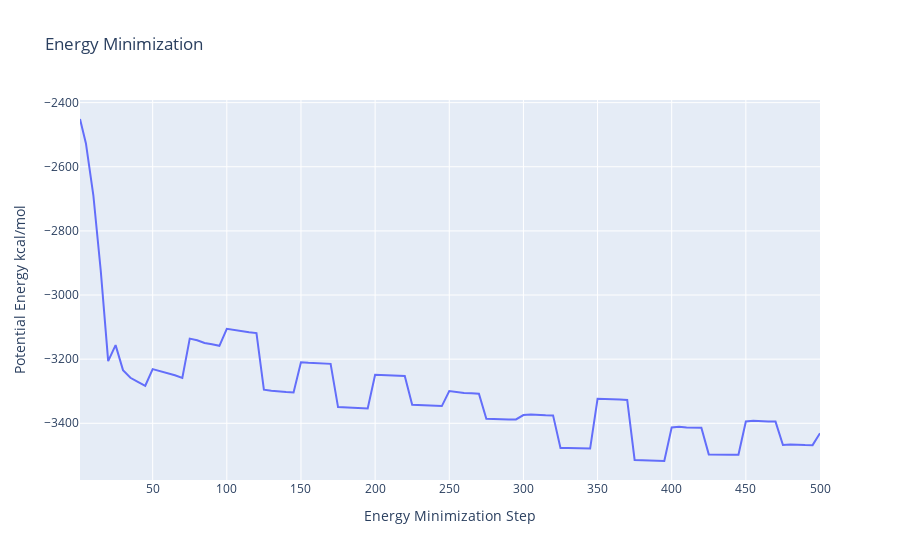

Notebook source saved alongside this figure:
### Code cell
#Read data from file and filter energy values higher than 1000 Kj/mol^-1
with open(output_h_min_dat_path,'r') as energy_file:
    x,y = map(
        list,
        zip(*[
            (float(line.split()[0]),float(line.split()[1]))
            for line in energy_file 
            if not line.startswith(("#","@")) 
            if float(line.split()[1]) < 1000 
        ])
    )

plotly.offline.init_notebook_mode(connected=True)

fig = {
    "data": [go.Scatter(x=x, y=y)],
    "layout": go.Layout(title="Energy Minimization",
                        xaxis=dict(title = "Energy Minimization Step"),
                        yaxis=dict(title = "Potential Energy kcal/mol")
                       )
}

plotly.offline.iplot(fig)

### Figure 1 — Plotly figure (JSON) as saved in the notebook; plotly's stock layout.template omitted (floating-point values rounded to 4 significant figures)
{"data": [{"type": "scatter", "x": [1, 5, 10, 15, 20, 25, 30, 35, 40, 45, 50, 55, 60, 65, 70, 75, 80, 85, 90, 95, 100, 105, 110, 115, 120, 125, 130, 135, 140, 145, 150, 155, 160, 165, 170, 175, 180, 185, 190, 195, 200, 205, 210, 215, 220, 225, 230, 235, 240, 245, 250, 255, 260, 265, 270, 275, 280, 285, 290, 295, 300, 305, 310, 315, 320, 325, 330, 335, 340, 345, 350, 355, 360, 365, 370, 375, 380, 385, 390, 395, 400, 405, 410, 415, 420, 425, 430, 435, 440, 445, 450, 455, 460, 465, 470, 475, 480, 485, 490, 495, 500], "y": [-2451, -2527.0, -2689.0, -2924.0, -3206, -3156.0, -3234.0, -3258.0, -3271.0, -3283, -3231, -3237.0, -3244.0, -3250.0, -3259.0, -3136.0, -3141.0, -3150.0, -3154.0, -3158.0, -3106.0, -3110.0, -3113.0, -3116.0, -3119.0, -3295, -3298.0, -3299.0, -3302.0, -3304, -3210.0, -3211.0, -3212.0, -3214.0, -3215.0, -3350.0, -3350.0, -3351.0, -3352.0, -3354.0, -3249.0, -3250.0, -3251.0, -3252.0, -3253.0, -3342, -3343.0, -3344.0, -3345.0, -3346.0, -3300.0, -3303.0, -3305.0, -3306.0, -3308.0, -3386, -3386.0, -3387.0, -3388.0, -3388.0, -3374.0, -3372.0, -3375.0, -3375.0, -3375.0, -3477, -3477.0, -3478.0, -3478.0, -3479.0, -3324.0, -3324.0, -3325.0, -3326.0, -3327, -3514.0, -3515.0, -3516.0, -3517.0, -3518.0, -3413.0, -3411.0, -3413.0, -3413.0, -3414.0, -3497, -3497.0, -3498.0, -3498.0, -3498.0, -3394.0, -3392.0, -3394.0, -3395.0, -3395.0, -3468.0, -3466.0, -3468.0, -3468, -3468.0, -3431.0]}], "layout": {"title": {"text": "Energy Minimization"}, "xaxis": {"title": {"text": "Energy Minimization Step"}}, "yaxis": {"title": {"text": "Potential Energy kcal/mol"}}}}
